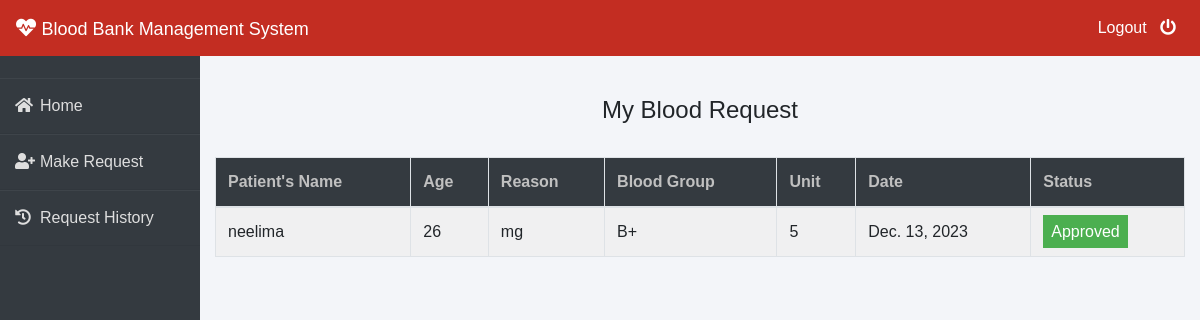
Page /patient/my-request (signed in) on the committed database.
### blood/models.py (models this page shows, shortened)
class BloodRequest(models.Model):
    request_by_patient=models.ForeignKey(pmodels.Patient,null=True,on_delete=models.CASCADE)
    request_by_donor=models.ForeignKey(dmodels.Donor,null=True,on_delete=models.CASCADE)
    patient_name=models.CharField(max_length=30)
    patient_age=models.PositiveIntegerField()
    reason=models.CharField(max_length=500)
    bloodgroup=models.CharField(max_length=10)
    unit=models.PositiveIntegerField(default=0)
    status=models.CharField(max_length=20,default="Pending")
    date=models.DateField(auto_now=True)

### patient/views.py (the view)
# urls.py: path('my-request', views.my_request_view,name='my-request'),
def my_request_view(request):
    patient= models.Patient.objects.get(user_id=request.user.id)
    blood_request=bmodels.BloodRequest.objects.all().filter(request_by_patient=patient)
    return render(request,'patient/my_request.html',{'blood_request':blood_request})

### templates/patient/my_request.html (shortened to what this page needs)
{% extends 'patient/patientbase.html' %}
{% block content %}
{% load widget_tweaks %}
{%load static%}
<head>
   </head>
<br><br>
<div class="container">
    <H4 class="text-center">My Blood Request</H4><br>
    <table class="table table-light table-hover table-bordered table-striped">
        <thead class="bg-dark">
            <tr>
                <th scope="col" style="color: rgb(192, 192, 192);">Patient's Name</th>
                <th scope="col" style="color: rgb(192, 192, 192);">Age</th>
                <th scope="col" style="color: rgb(192, 192, 192);">Reason</th>
                <th scope="col" style="color: rgb(192, 192, 192);">Blood Group</th>
                <th scope="col" style="color: rgb(192, 192, 192);">Unit</th>
                <th scope="col" style="color: rgb(192, 192, 192);">Date</th>
                <th scope="col" style="color: rgb(192, 192, 192);">Status</th>
            </tr>
        </thead>
        <tbody>
            {% for t in blood_request %}
            <tr>
                <td> {{t.patient_name}}</td>
                <td>{{t.patient_age}}</td>
                <td>{{t.reason}}</td>
                <td>{{t.bloodgroup}}</td>
                <td>{{t.unit}}</td>
                <td>{{t.date}}</td>
                {% if t.status == 'Approved' %}
                <td><span class="label success"> Approved</span></td>
                {% elif t.status == 'Rejected' %}
                <td><span class="label danger">Rejected</span></td>
                {% else %}
                <td><span style="color: white;margin-left: 0px;" class="label info">Pending</span></td>
                {% endif %}
            </tr>
            {% endfor %}
        </tbody>
    </table>
</div>
{% endblock content %}

### templates/patient/patientbase.html (style rules this page uses)
* { margin: 0; padding: 0; box-sizing: border-box; list-style: none; text-decoration: none; font-family: 'Josefin Sans', sans-serif; }
body { background-color: #f3f5f9; }

### templates/patient/my_request.html (style rules this page uses)
.label { color: white; padding: 8px; }
.success { background-color: #4CAF50; }

### rows in the picture
BloodRequest: patient_name "neelima", patient_age "26", reason "mg", bloodgroup "B+", unit "5", date "Dec. 13, 2023", status "Approved"
